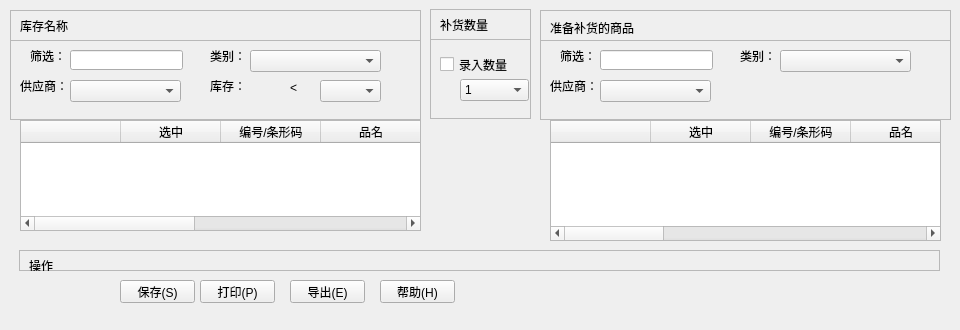
             <widget class="QWidget" name="tab_15">
              <attribute name="title">
               <string>商品补货</string>
              </attribute>
              <widget class="QWidget" name="widget" native="true">
               <property name="geometry">
                <rect>
                 <x>10</x>
                 <y>10</y>
                 <width>411</width>
                 <height>241</height>
                </rect>
               </property>
               <widget class="QFrame" name="frame">
                <property name="geometry">
                 <rect>
                  <x>0</x>
                  <y>0</y>
                  <width>411</width>
                  <height>31</height>
                 </rect>
                </property>
                <property name="frameShape">
                 <enum>QFrame::StyledPanel</enum>
                </property>
                <property name="frameShadow">
                 <enum>QFrame::Raised</enum>
                </property>
                <widget class="QLabel" name="label_38">
                 <property name="geometry">
                  <rect>
                   <x>10</x>
                   <y>10</y>
                   <width>54</width>
                   <height>12</height>
                  </rect>
                 </property>
                 <property name="text">
                  <string>库存名称</string>
                 </property>
                </widget>
               </widget>
               <widget class="QFrame" name="frame_2">
                <property name="geometry">
                 <rect>
                  <x>0</x>
                  <y>30</y>
                  <width>411</width>
                  <height>80</height>
                 </rect>
                </property>
                <property name="frameShape">
                 <enum>QFrame::StyledPanel</enum>
                </property>
                <property name="frameShadow">
                 <enum>QFrame::Raised</enum>
                </property>
                <widget class="QLabel" name="label_324">
                 <property name="geometry">
                  <rect>
                   <x>20</x>
                   <y>10</y>
                   <width>54</width>
                   <height>12</height>
                  </rect>
                 </property>
                 <property name="text">
                  <string>筛选：</string>
                 </property>
                </widget>
                <widget class="QLabel" name="label_328">
                 <property name="geometry">
                  <rect>
                   <x>10</x>
                   <y>40</y>
                   <width>54</width>
                   <height>12</height>
                  </rect>
                 </property>
                 <property name="text">
                  <string>供应商：</string>
                 </property>
                </widget>
                <widget class="QLabel" name="label_333">
                 <property name="geometry">
                  <rect>
                   <x>200</x>
                   <y>10</y>
                   <width>54</width>
                   <height>12</height>
                  </rect>
                 </property>
                 <property name="text">
                  <string>类别：</string>
                 </property>
                </widget>
                <widget class="QLabel" name="label_334">
                 <property name="geometry">
                  <rect>
                   <x>200</x>
                   <y>40</y>
                   <width>54</width>
                   <height>12</height>
                  </rect>
                 </property>
                 <property name="text">
                  <string>库存：</string>
                 </property>
                </widget>
                <widget class="QLineEdit" name="lineEdit_88">
                 <property name="geometry">
                  <rect>
                   <x>60</x>
                   <y>10</y>
                   <width>113</width>
                   <height>20</height>
                  </rect>
                 </property>
                </widget>
                <widget class="QComboBox" name="comboBox_9">
                 <property name="geometry">
                  <rect>
                   <x>60</x>
                   <y>40</y>
                   <width>111</width>
                   <height>22</height>
                  </rect>
                 </property>
                </widget>
                <widget class="QComboBox" name="comboBox_10">
                 <property name="geometry">
                  <rect>
                   <x>240</x>
                   <y>10</y>
                   <width>131</width>
                   <height>22</height>
                  </rect>
                 </property>
                </widget>
                <widget class="QComboBox" name="comboBox_117">
                 <property name="geometry">
                  <rect>
                   <x>310</x>
                   <y>40</y>
                   <width>61</width>
                   <height>22</height>
                  </rect>
                 </property>
                </widget>
                <widget class="QLabel" name="label_335">
                 <property name="geometry">
                  <rect>
                   <x>280</x>
                   <y>40</y>
                   <width>16</width>
                   <height>16</height>
                  </rect>
                 </property>
                 <property name="text">
                  <string>&lt;</string>
                 </property>
                </widget>
               </widget>
               <widget class="QTableWidget" name="tableWidget_45">
                <property name="geometry">
                 <rect>
                  <x>10</x>
                  <y>110</y>
                  <width>401</width>
                  <height>111</height>
                 </rect>
                </property>
                <column>
                 <property name="text">
                  <string/>
                 </property>
                </column>
                <column>
                 <property name="text">
                  <string>选中</string>
                 </property>
                </column>
                <column>
                 <property name="text">
                  <string>编号/条形码</string>
                 </property>
                </column>
                <column>
                 <property name="text">
                  <string>品名</string>
                 </property>
                </column>
                <column>
                 <property name="text">
                  <string>规格</string>
                 </property>
                </column>
                <column>
                 <property name="text">
                  <string>库存数量</string>
                 </property>
                </column>
                <column>
                 <property name="text">
                  <string>供应商</string>
                 </property>
                </column>
               </widget>
              </widget>
              <widget class="QWidget" name="widget_2" native="true">
               <property name="geometry">
                <rect>
                 <x>540</x>
                 <y>10</y>
                 <width>411</width>
                 <height>241</height>
                </rect>
               </property>
               <widget class="QFrame" name="frame_3">
                <property name="geometry">
                 <rect>
                  <x>0</x>
                  <y>0</y>
                  <width>411</width>
                  <height>31</height>
                 </rect>
                </property>
                <property name="frameShape">
                 <enum>QFrame::StyledPanel</enum>
                </property>
                <property name="frameShadow">
                 <enum>QFrame::Raised</enum>
                </property>
                <widget class="QLabel" name="label_336">
                 <property name="geometry">
                  <rect>
                   <x>10</x>
                   <y>10</y>
                   <width>101</width>
                   <height>16</height>
                  </rect>
                 </property>
                 <property name="text">
                  <string>准备补货的商品</string>
                 </property>
                </widget>
               </widget>
               <widget class="QFrame" name="frame_4">
                <property name="geometry">
                 <rect>
                  <x>0</x>
                  <y>30</y>
                  <width>411</width>
                  <height>80</height>
                 </rect>
                </property>
                <property name="frameShape">
                 <enum>QFrame::StyledPanel</enum>
                </property>
                <property name="frameShadow">
                 <enum>QFrame::Raised</enum>
                </property>
                <widget class="QLabel" name="label_337">
                 <property name="geometry">
                  <rect>
                   <x>20</x>
                   <y>10</y>
                   <width>54</width>
                   <height>12</height>
                  </rect>
                 </property>
                 <property name="text">
                  <string>筛选：</string>
                 </property>
                </widget>
                <widget class="QLabel" name="label_338">
                 <property name="geometry">
                  <rect>
                   <x>10</x>
                   <y>40</y>
                   <width>54</width>
                   <height>12</height>
                  </rect>
                 </property>
                 <property name="text">
                  <string>供应商：</string>
                 </property>
                </widget>
                <widget class="QLabel" name="label_339">
                 <property name="geometry">
                  <rect>
                   <x>200</x>
                   <y>10</y>
                   <width>54</width>
                   <height>12</height>
                  </rect>
                 </property>
                 <property name="text">
                  <string>类别：</string>
                 </property>
                </widget>
                <widget class="QLineEdit" name="lineEdit_89">
                 <property name="geometry">
                  <rect>
                   <x>60</x>
                   <y>10</y>
                   <width>113</width>
                   <height>20</height>
                  </rect>
                 </property>
                </widget>
                <widget class="QComboBox" name="comboBox_118">
                 <property name="geometry">
                  <rect>
                   <x>60</x>
                   <y>40</y>
                   <width>111</width>
                   <height>22</height>
                  </rect>
                 </property>
                </widget>
                <widget class="QComboBox" name="comboBox_119">
                 <property name="geometry">
                  <rect>
                   <x>240</x>
                   <y>10</y>
                   <width>131</width>
                   <height>22</height>
                  </rect>
                 </property>
                </widget>
               </widget>
               <widget class="QTableWidget" name="tableWidget_46">
                <property name="geometry">
                 <rect>
                  <x>10</x>
                  <y>110</y>
                  <width>391</width>
                  <height>121</height>
                 </rect>
                </property>
                <column>
                 <property name="text">
                  <string/>
                 </property>
                </column>
                <column>
                 <property name="text">
                  <string>选中</string>
                 </property>
                </column>
                <column>
                 <property name="text">
                  <string>编号/条形码</string>
                 </property>
                </column>
                <column>
                 <property name="text">
                  <string>品名</string>
                 </property>
                </column>
                <column>
                 <property name="text">
                  <string>规格</string>
                 </property>
                </column>
                <column>
                 <property name="text">
                  <string>当前库存</string>
                 </property>
                </column>
                <column>
                 <property name="text">
                  <string>补货数量</string>
                 </property>
                </column>
                <column>
                 <property name="text">
                  <string>补货单价</string>
                 </property>
                </column>
                <column>
                 <property name="text">
                  <string>补货金额</string>
                 </property>
                </column>
                <column>
                 <property name="text">
                  <string>供应商</string>
                 </property>
                </column>
                <column>
                 <property name="text">
                  <string>补货备注</string>
                 </property>
                </column>
               </widget>
              </widget>
              <widget class="QWidget" name="widget_3" native="true">
               <property name="geometry">
                <rect>
                 <x>430</x>
                 <y>9</y>
                 <width>101</width>
                 <height>211</height>
                </rect>
               </property>
               <widget class="QFrame" name="frame_5">
                <property name="geometry">
                 <rect>
                  <x>0</x>
                  <y>0</y>
                  <width>101</width>
                  <height>31</height>
                 </rect>
                </property>
                <property name="frameShape">
                 <enum>QFrame::StyledPanel</enum>
                </property>
                <property name="frameShadow">
                 <enum>QFrame::Raised</enum>
                </property>
                <widget class="QLabel" name="label_340">
                 <property name="geometry">
                  <rect>
                   <x>10</x>
                   <y>10</y>
                   <width>54</width>
                   <height>12</height>
                  </rect>
                 </property>
                 <property name="text">
                  <string>补货数量</string>
                 </property>
                </widget>
               </widget>
               <widget class="QFrame" name="frame_6">
                <property name="geometry">
                 <rect>
                  <x>0</x>
                  <y>30</y>
                  <width>101</width>
                  <height>80</height>
                 </rect>
                </property>
                <property name="frameShape">
                 <enum>QFrame::StyledPanel</enum>
                </property>
                <property name="frameShadow">
                 <enum>QFrame::Raised</enum>
                </property>
                <widget class="QCheckBox" name="checkBox_27">
                 <property name="geometry">
                  <rect>
                   <x>10</x>
                   <y>10</y>
                   <width>71</width>
                   <height>31</height>
                  </rect>
                 </property>
                 <property name="text">
                  <string>录入数量</string>
                 </property>
                </widget>
                <widget class="QComboBox" name="comboBox_120">
                 <property name="geometry">
                  <rect>
                   <x>30</x>
                   <y>40</y>
                   <width>69</width>
                   <height>22</height>
                  </rect>
                 </property>
                 <item>
                  <property name="text">
                   <string>1</string>
                  </property>
                 </item>
                </widget>
               </widget>
              </widget>
              <widget class="QWidget" name="widget_4" native="true">
               <property name="geometry">
                <rect>
                 <x>10</x>
                 <y>250</y>
                 <width>941</width>
                 <height>71</height>
                </rect>
               </property>
               <widget class="QFrame" name="frame_7">
                <property name="geometry">
                 <rect>
                  <x>9</x>
                  <y>0</y>
                  <width>921</width>
                  <height>21</height>
                 </rect>
                </property>
                <property name="frameShape">
                 <enum>QFrame::StyledPanel</enum>
                </property>
                <property name="frameShadow">
                 <enum>QFrame::Raised</enum>
                </property>
                <widget class="QLabel" name="label_341">
                 <property name="geometry">
                  <rect>
                   <x>10</x>
                   <y>10</y>
                   <width>54</width>
                   <height>12</height>
                  </rect>
                 </property>
                 <property name="text">
                  <string>操作</string>
                 </property>
                </widget>
               </widget>
               <widget class="QPushButton" name="pushButton_47">
                <property name="geometry">
                 <rect>
                  <x>190</x>
                  <y>30</y>
                  <width>75</width>
                  <height>23</height>
                 </rect>
                </property>
                <property name="text">
                 <string>打印(P)</string>
                </property>
               </widget>
               <widget class="QPushButton" name="pushButton_48">
                <property name="geometry">
                 <rect>
                  <x>280</x>
                  <y>30</y>
                  <width>75</width>
                  <height>23</height>
                 </rect>
                </property>
                <property name="text">
                 <string>导出(E)</string>
                </property>
               </widget>
               <widget class="QPushButton" name="pushButton_310">
                <property name="geometry">
                 <rect>
                  <x>110</x>
                  <y>30</y>
                  <width>75</width>
                  <height>23</height>
                 </rect>
                </property>
                <property name="text">
                 <string>保存(S)</string>
                </property>
               </widget>
               <widget class="QPushButton" name="pushButton_314">
                <property name="geometry">
                 <rect>
                  <x>370</x>
                  <y>30</y>
                  <width>75</width>
                  <height>23</height>
                 </rect>
                </property>
                <property name="text">
                 <string>帮助(H)</string>
                </property>
               </widget>
              </widget>
             </widget>
